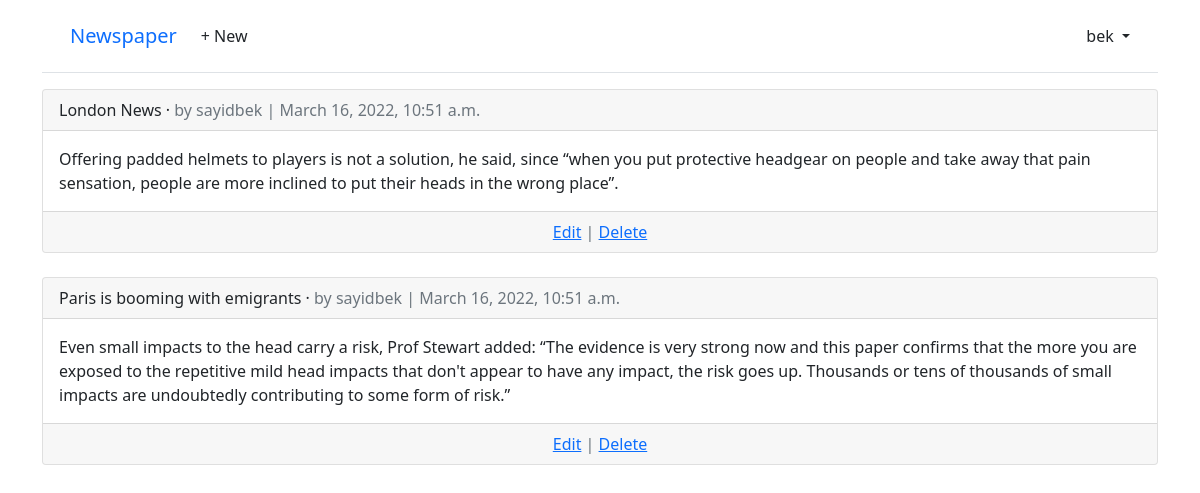
The page /articles/ (signed in) on the database as committed earlier.
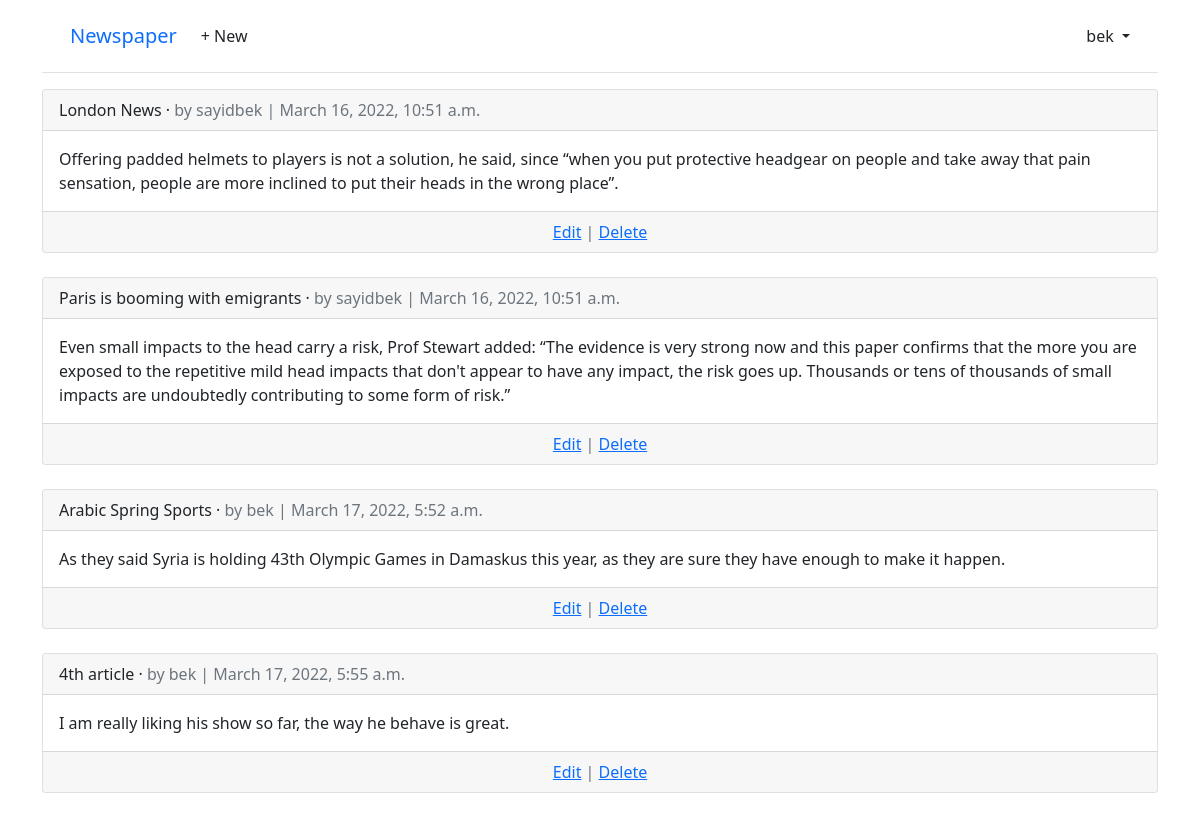
The same page on the database as committed later.
### accounts/models.py (models this page shows)
class CustomUser(AbstractUser):
    age = models.PositiveIntegerField(null=True, blank=True)

### articles/models.py (models this page shows, shortened)
class Article(models.Model):
    title = models.CharField(max_length=255)
    body = models.TextField()
    date = models.DateTimeField(auto_now_add=True)
    author = models.ForeignKey(
        get_user_model(),
        on_delete=models.CASCADE,
    )

### articles/views.py (the view)
# urls.py: path('', views.ArticleListView.as_view(), name='article_list'),
class ArticleListView(LoginRequiredMixin, ListView):
    model = Article
    template_name = 'article_list.html'

### templates/article_list.html (shortened to what this page needs)
{% extends 'base.html' %}
    {% block content %}
        {% for article in object_list %}
        <div class="card">
            <div class="card-header">
                <span class="font-weight-bold">{{ article.title }}</span> &middot;
                <span class="text-muted">by {{ article.author }} |
                    {{ article.date }}</span>
            </div>
            <div class="card-body">
            {{ article.body }}
            </div>
            <div class="card-footer text-center text-muted">
            <a href="{% url 'article_edit' article.pk %}">Edit</a> | <a href="{% url 'article_delete' article.pk %}">Delete</a>
            </div>
            </div>
        <br />
        {% endfor %}
    {% endblock content %}

### templates/base.html (shortened to what this page needs)
<!DOCTYPE html>
<html>
<head>
  <link href="https://cdn.jsdelivr.net/npm/bootstrap@5.1.3/dist/css/bootstrap.min.css" rel="stylesheet">
</head>
<body>
  <div class="container">
    <header class="p-3 mb-3 border-bottom">
      <div class="container">
        <div class="d-flex flex-wrap align-items-center justify-content-center
          justify-content-lg-start">
          <a class="navbar-brand" href="{% url 'home' %}">Newspaper</a>
          <ul class="nav col-12 col-lg-auto me-lg-auto mb-2 justify-content-center
            mb-md-0">
          {% if user.is_authenticated %}
            <li><a href="{% url 'article_new' %}" class="nav-link px-2 link-dark">+ New</a></li>
          </ul>
          <div class="dropdown text-end">
            <a href="#" class="d-block link-dark text-decoration-none dropdown-toggle"
              id="dropdownUser1" data-bs-toggle="dropdown" aria-expanded="false">
              {{ user.username }}
            </a>
          </div>
          {% else %}
          </ul>
          <div class="text-end">
            <a href="{% url 'login' %}" class="btn btn-outline-primary me-2">Log In</a>
            <a href="{% url 'signup' %}" class="btn btn-primary">Sign Up</a>
          </div>
          {% endif %}
        </div>
      </div>
    </header>
    <main>
      {% block content %}
      {% endblock content %}
    </main>
  </div>
</body>
</html>

Rows that differ between the two databases and show on the page:
added Article: title "Arabic Spring Sports", author "bek", date "March 17, 2022, 5:52 a.m.", body "As they said Syria is holding 43th Olympic Games in Damaskus this year, as they are sure they have enough to make it happen."
added Article: title "4th article", author "bek", date "March 17, 2022, 5:55 a.m.", body "I am really liking his show so far, the way he behave is great."
